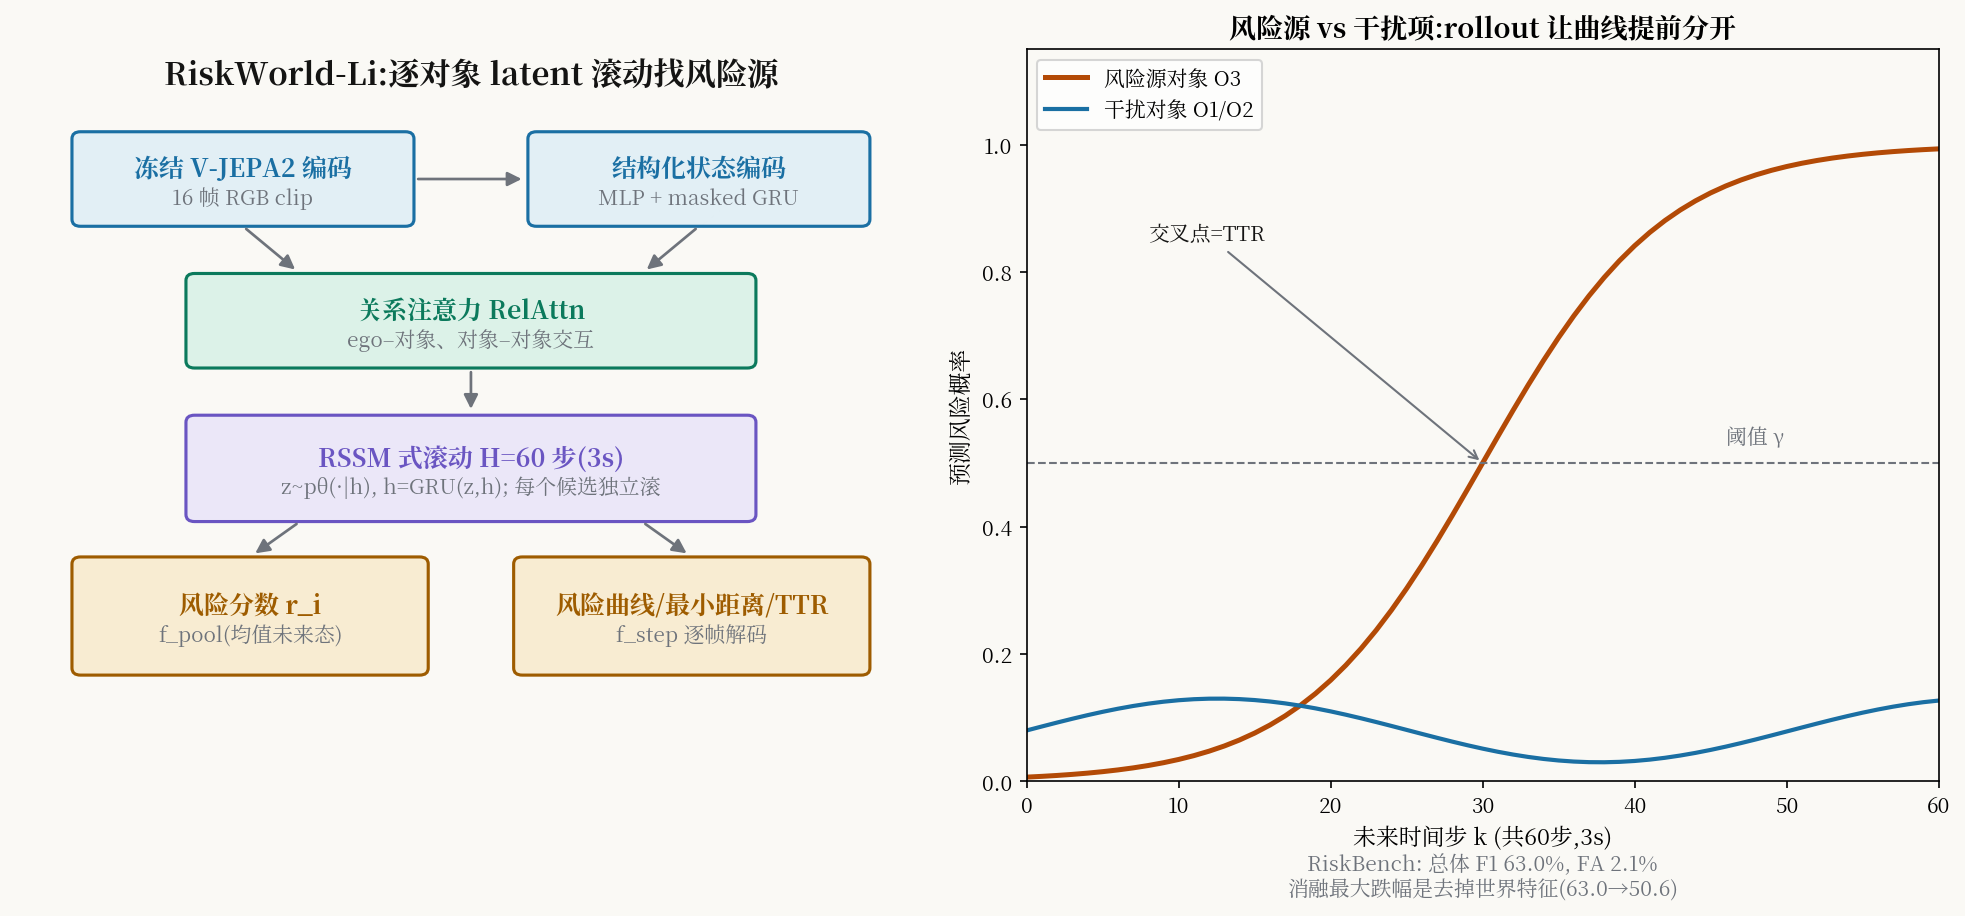

This figure's Python source:
import matplotlib
matplotlib.use("Agg")
import matplotlib.pyplot as plt
import numpy as np
from matplotlib.patches import FancyBboxPatch, FancyArrowPatch
from matplotlib.font_manager import fontManager
fontManager.addfont("/usr/share/fonts/opentype/noto/NotoSerifCJK-Regular.ttc")

plt.rcParams["font.family"] = "Noto Serif CJK JP"
plt.rcParams["mathtext.fontset"] = "cm"
OUT = "/home/hatch/workspace/your_files/agentic-driving-idea-report/xray/146-WM-riskworld-li"

IN, IN_F = "#1a6fa3", "#e2eff5"
OUTC, OUT_F = "#9e5c00", "#f8ecd2"
OP, OP_F = "#0b7a5c", "#dcf2e8"
ALT, ALT_F = "#6a55c2", "#ebe7f8"
LOSS, LOSS_F = "#b34a06", "#f9e3d6"
WIRE = "#6e737b"
BG = "#faf9f5"

def box(ax, xy, w, h, label, edge, fill, fs=12, sub=None):
    x, y = xy
    p = FancyBboxPatch((x, y), w, h, boxstyle="round,pad=0.02,rounding_size=6",
                       ec=edge, fc=fill, lw=1.5)
    ax.add_patch(p)
    dy = 8 if sub else 0
    ax.text(x + w / 2, y + h / 2 + dy, label, ha="center", va="center",
            fontsize=fs, color=edge, weight="bold")
    if sub:
        ax.text(x + w / 2, y + h / 2 - 16, sub, ha="center", va="center",
                fontsize=10, color=WIRE)

def arrow(ax, p1, p2):
    ax.add_patch(FancyArrowPatch(p1, p2, arrowstyle="-|>", mutation_scale=14,
                                 color=WIRE, lw=1.3, shrinkA=2, shrinkB=3))

fig, axes = plt.subplots(1, 2, figsize=(13.2, 6.2))
fig.patch.set_facecolor(BG)
for ax in axes:
    ax.set_facecolor(BG)

# ---- left: pipeline ----
ax = axes[0]
ax.set_xlim(0, 640); ax.set_ylim(0, 620); ax.axis("off")
ax.text(320, 590, "RiskWorld-Li:逐对象 latent 滚动找风险源", ha="center",
        fontsize=15, color="#141413", weight="bold")
box(ax, (40, 470), 240, 80, "冻结 V-JEPA2 编码", IN, IN_F, 12, sub="16 帧 RGB clip")
box(ax, (360, 470), 240, 80, "结构化状态编码", IN, IN_F, 12, sub="MLP + masked GRU")
arrow(ax, (280, 510), (360, 510))
box(ax, (120, 350), 400, 80, "关系注意力 RelAttn", OP, OP_F, 12,
    sub="ego–对象、对象–对象交互")
arrow(ax, (160, 470), (200, 430)); arrow(ax, (480, 470), (440, 430))
box(ax, (120, 220), 400, 90, "RSSM 式滚动 H=60 步(3s)", ALT, ALT_F, 12,
    sub="z~pθ(·|h), h=GRU(z,h); 每个候选独立滚")
arrow(ax, (320, 350), (320, 310))
box(ax, (40, 90), 250, 100, "风险分数 r_i", OUTC, OUT_F, 12, sub="f_pool(均值未来态)")
box(ax, (350, 90), 250, 100, "风险曲线/最小距离/TTR", OUTC, OUT_F, 12,
    sub="f_step 逐帧解码")
arrow(ax, (200, 220), (165, 190)); arrow(ax, (440, 220), (475, 190))

# ---- right: risk curves ----
ax = axes[1]
ax.set_xlim(0, 60); ax.set_ylim(0, 1.15)
ax.set_xlabel("未来时间步 k (共60步,3s)", fontsize=11)
ax.set_ylabel("预测风险概率", fontsize=11)
ax.set_title("风险源 vs 干扰项:rollout 让曲线提前分开", fontsize=13, weight="bold")
x = np.linspace(0, 60, 61)
ax.plot(x, 1 / (1 + np.exp(-(x - 30) / 6)), color=LOSS, lw=2.4, label="风险源对象 O3")
ax.plot(x, 0.08 + 0.05 * np.sin(x / 8), color=IN, lw=2, label="干扰对象 O1/O2")
ax.axhline(0.5, color=WIRE, ls="--", lw=1)
ax.text(46, 0.53, "阈值 γ", fontsize=10, color=WIRE)
ax.annotate("交叉点=TTR", xy=(30, 0.5), xytext=(8, 0.85),
            arrowprops=dict(arrowstyle="->", color=WIRE), fontsize=10, color="#141413")
ax.legend(fontsize=10, loc="upper left")
ax.text(30, -0.18, "RiskBench: 总体 F1 63.0%, FA 2.1%\n消融最大跌幅是去掉世界特征(63.0→50.6)",
        ha="center", fontsize=10, color=WIRE)

fig.tight_layout()
fig.savefig(f"{OUT}/fig-objrollout.png", dpi=150, bbox_inches="tight")
print("saved", f"{OUT}/fig-objrollout.png")
